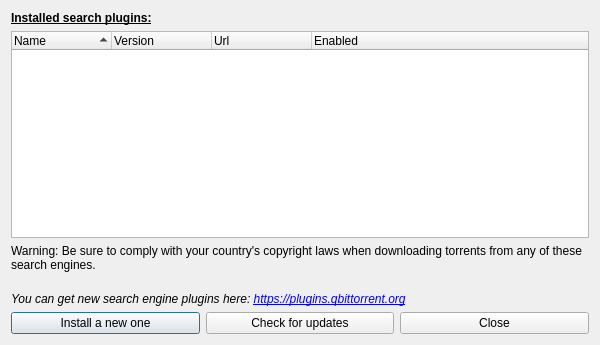
<?xml version="1.0" encoding="UTF-8"?>
<ui version="4.0">
    <class>PluginSelectDialog</class>
    <widget class="QDialog" name="PluginSelectDialog">
        <property name="geometry">
            <rect>
                <x>0</x>
                <y>0</y>
                <width>600</width>
                <height>345</height>
            </rect>
        </property>
        <property name="acceptDrops">
            <bool>true</bool>
        </property>
        <property name="windowTitle">
            <string>Search plugins</string>
        </property>
        <layout class="QVBoxLayout" name="pluginSelectLayout">
            <item>
                <widget class="QLabel" name="lbl_plugins">
                    <property name="font">
                        <font>
                            <weight>75</weight>
                            <bold>true</bold>
                            <underline>true</underline>
                        </font>
                    </property>
                    <property name="text">
                        <string>Installed search plugins:</string>
                    </property>
                </widget>
            </item>
            <item>
                <widget class="QTreeWidget" name="pluginsTree">
                    <property name="contextMenuPolicy">
                        <enum>Qt::CustomContextMenu</enum>
                    </property>
                    <property name="selectionMode">
                        <enum>QAbstractItemView::ExtendedSelection</enum>
                    </property>
                    <property name="uniformRowHeights">
                        <bool>true</bool>
                    </property>
                    <property name="itemsExpandable">
                        <bool>false</bool>
                    </property>
                    <property name="sortingEnabled">
                        <bool>true</bool>
                    </property>
                    <column>
                        <property name="text">
                            <string>Name</string>
                        </property>
                    </column>
                    <column>
                        <property name="text">
                            <string>Version</string>
                        </property>
                    </column>
                    <column>
                        <property name="text">
                            <string>Url</string>
                        </property>
                    </column>
                    <column>
                        <property name="text">
                            <string>Enabled</string>
                        </property>
                    </column>
                    <column>
                        <property name="text">
                            <string/>
                        </property>
                    </column>
                </widget>
            </item>
            <item>
                <widget class="QLabel" name="label">
                    <property name="text">
                        <string>Warning: Be sure to comply with your country's copyright laws when downloading torrents from any of these search engines.
                        </string>
                    </property>
                    <property name="wordWrap">
                        <bool>true</bool>
                    </property>
                </widget>
            </item>
            <item>
                <widget class="QLabel" name="getNewPlugin_lbl">
                    <property name="font">
                        <font>
                            <italic>true</italic>
                        </font>
                    </property>
                    <property name="text">
                        <string>You can get new search engine plugins here: &lt;a href=&quot;https://plugins.qbittorrent.org&quot;&gt;https://plugins.qbittorrent.org&lt;/a&gt;</string>
                    </property>
                    <property name="openExternalLinks">
                        <bool>true</bool>
                    </property>
                </widget>
            </item>
            <item>
                <layout class="QHBoxLayout" name="layout1">
                    <item>
                        <widget class="QPushButton" name="installButton">
                            <property name="text">
                                <string>Install a new one</string>
                            </property>
                        </widget>
                    </item>
                    <item>
                        <widget class="QPushButton" name="updateButton">
                            <property name="text">
                                <string>Check for updates</string>
                            </property>
                        </widget>
                    </item>
                    <item>
                        <widget class="QPushButton" name="closeButton">
                            <property name="text">
                                <string>Close</string>
                            </property>
                        </widget>
                    </item>
                </layout>
            </item>
        </layout>
        <action name="actionEnable">
            <property name="checkable">
                <bool>true</bool>
            </property>
            <property name="text">
                <string>Enabled</string>
            </property>
        </action>
        <action name="actionUninstall">
            <property name="text">
                <string>Uninstall</string>
            </property>
        </action>
    </widget>
    <resources/>
    <connections/>
</ui>
